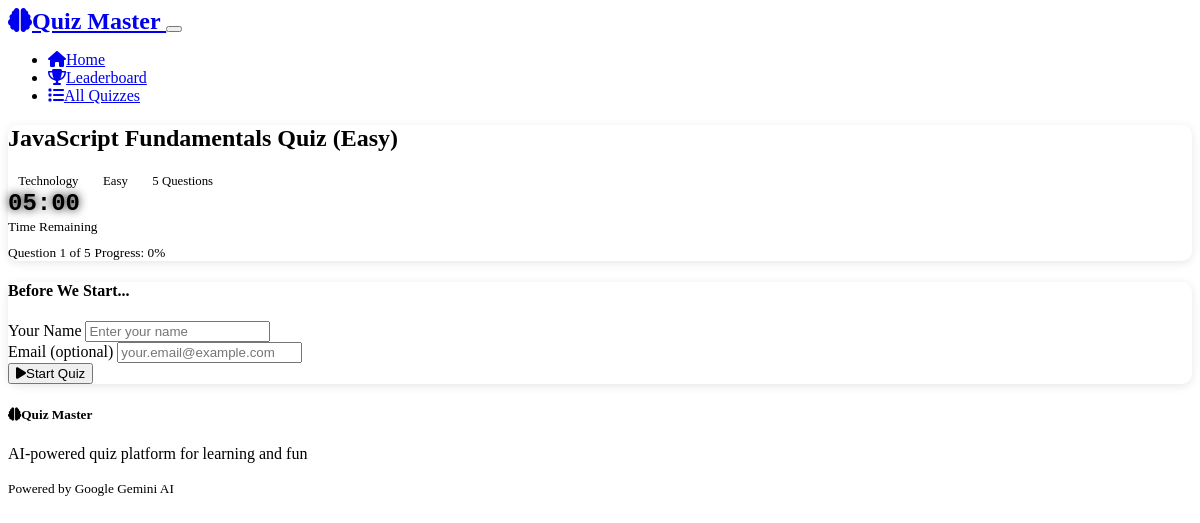
Page /quiz/4 on the committed database.
### models.py (models this page shows)
class Quiz(db.Model):
    id = db.Column(db.Integer, primary_key=True)
    title = db.Column(db.String(200), nullable=False)
    category = db.Column(db.String(100), nullable=False)
    difficulty = db.Column(db.String(50), nullable=False)  # easy, medium, hard
    created_at = db.Column(db.DateTime, default=datetime.utcnow)
    questions = db.relationship('Question', backref='quiz', lazy=True, cascade='all, delete-orphan')
    results = db.relationship('QuizResult', backref='quiz', lazy=True)

### routes.py (the view)
@app.route('/quiz/<int:quiz_id>')
def take_quiz(quiz_id):
    quiz = Quiz.query.get_or_404(quiz_id)
    questions = Question.query.filter_by(quiz_id=quiz_id).order_by(Question.order).all()
    if not questions:
        flash('This quiz has no questions!', 'error')
        return redirect(url_for('index'))
    quiz_data = {
        'id': quiz.id,
        'title': quiz.title,
        'category': quiz.category,
        'difficulty': quiz.difficulty,
        'total_questions': len(questions),
        'questions': []
    }
    for q in questions:
        question_data = {
            'id': q.id,
            'text': q.question_text,
            'type': q.question_type,
            'points': q.points,
            'order': q.order
        }
        if q.options:
            try:
                question_data['options'] = json.loads(q.options)
            except:
                question_data['options'] = []
        quiz_data['questions'].append(question_data)
    return render_template('quiz.html', quiz=quiz_data)

### app.py (called while the page is built)
def tojsonfilter(obj):
    return json.dumps(obj)

### templates/quiz.html (shortened to what this page needs)
{% extends "base.html" %}
{% block content %}
<div class="container py-4">
    <div class="row mb-4">
        <div class="col-12">
            <div class="card">
                <div class="card-body">
                    <div class="row align-items-center">
                        <div class="col-md-8">
                            <h2 class="mb-1">{{ quiz.title }}</h2>
                            <div class="d-flex gap-3">
                                <span class="badge bg-secondary">{{ quiz.category }}</span>
                                <span class="badge bg-info">{{ quiz.difficulty.title() }}</span>
                                <span class="badge bg-success">{{ quiz.total_questions }} Questions</span>
                            </div>
                        </div>
                        <div class="col-md-4 text-md-end">
                            <div class="timer" id="timer">05:00</div>
                            <small class="text-muted">Time Remaining</small>
                        </div>
                    </div>
                    <div class="quiz-progress mt-3">
                    </div>
                    <div class="d-flex justify-content-between mt-2">
                        <small class="text-muted">Question <span id="currentQuestion">1</span> of {{ quiz.total_questions }}</small>
                        <small class="text-muted">Progress: <span id="progressPercent">0</span>%</small>
                    </div>
                </div>
            </div>
        </div>
    </div>
    <div class="row mb-4" id="userInfoSection">
        <div class="col-lg-6 mx-auto">
            <div class="card">
                <div class="card-header">
                    <h4 class="mb-0">Before We Start...</h4>
                </div>
                <div class="card-body">
                    <form id="userInfoForm">
                        <div class="mb-3">
                            <label for="username" class="form-label">Your Name</label>
                            <input type="text" class="form-control" id="username" name="username"
                                   placeholder="Enter your name" required>
                        </div>
                        <div class="mb-3">
                            <label for="email" class="form-label">Email (optional)</label>
                            <input type="email" class="form-control" id="email" name="email"
                                   placeholder="your.email@example.com">
                        </div>
                        <div class="text-center">
                            <button type="button" class="btn btn-primary btn-lg" id="startQuizBtn">
                                <i class="fas fa-play me-2"></i>Start Quiz
                            </button>
                        </div>
                    </form>
                </div>
            </div>
        </div>
    </div>
</div>
{% endblock %}

### static/css/style.css (style rules this page uses)
:root { --quiz-primary: #007bff; --quiz-success: #28a745; --quiz-danger: #dc3545; --quiz-warning: #ffc107; --quiz-info: #17a2b8; }
.timer { font-family: 'Courier New', monospace; text-shadow: 0 0 10px currentColor; }
.card { border-radius: 10px; box-shadow: 0 2px 10px rgba(0,0,0,0.1); transition: box-shadow 0.3s ease; }
.badge { font-size: 0.8em; padding: 0.5em 0.8em; }

### templates/quiz.html (style rules this page uses)
.quiz-progress { height: 8px; background-color: var(--bs-secondary); border-radius: 4px; overflow: hidden; }
.timer { font-size: 1.5rem; font-weight: bold; color: var(--bs-warning); }

### rows in the picture
Quiz: title "JavaScript Fundamentals Quiz (Easy)", category "Technology", difficulty "Easy"

### other values in the picture
{{ quiz.total_questions }} "5"
